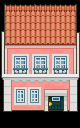

This game map was drawn from its Tiled (.tmx) file and the tilesets committed beside it. A one-line description and the trimmed map source follow:
An orthogonal 5x8 tile map with 16x16 px tiles, 3 tile layers (OnGrass, Collisions, WalkBehind), 4 tilesets and 1 object (teleport on push).

<map version="1.10" tiledversion="1.11.0" orientation="orthogonal" renderorder="right-down" compressionlevel="6" width="5" height="8" tilewidth="16" tileheight="16" infinite="0" nextlayerid="5" nextobjectid="10">
 <tileset firstgid="1" source="../../../tileset/invisible.tsx" />
 <tileset firstgid="17" source="../../../tileset/heal4.tsx" />
 <tileset firstgid="87" source="../../../tileset/building-small.tsx" />
 <tileset firstgid="1111" source="../../../tileset/mediteranian.tsx" />
 <layer id="4" name="OnGrass" width="5" height="8">
  <data>[40 cells, 2 non-empty, 2 distinct tile ids]</data>
 </layer>
 <layer id="1" name="Collisions" width="5" height="8">
  <data>[40 cells, 30 non-empty, 30 distinct tile ids]</data>
 </layer>
 <layer id="2" name="WalkBehind" width="5" height="8">
  <data>[40 cells, 8 non-empty, 7 distinct tile ids]</data>
 </layer>
 <objectgroup id="3" name="Moving">
  <object id="9" type="teleport on push" gid="3" x="48" y="112" width="16" height="16">
   <properties>
    <property name="map" value="floor-0" />
    <property name="x" value="3" />
    <property name="y" value="7" />
   </properties>
  </object>
 </objectgroup>
</map>
